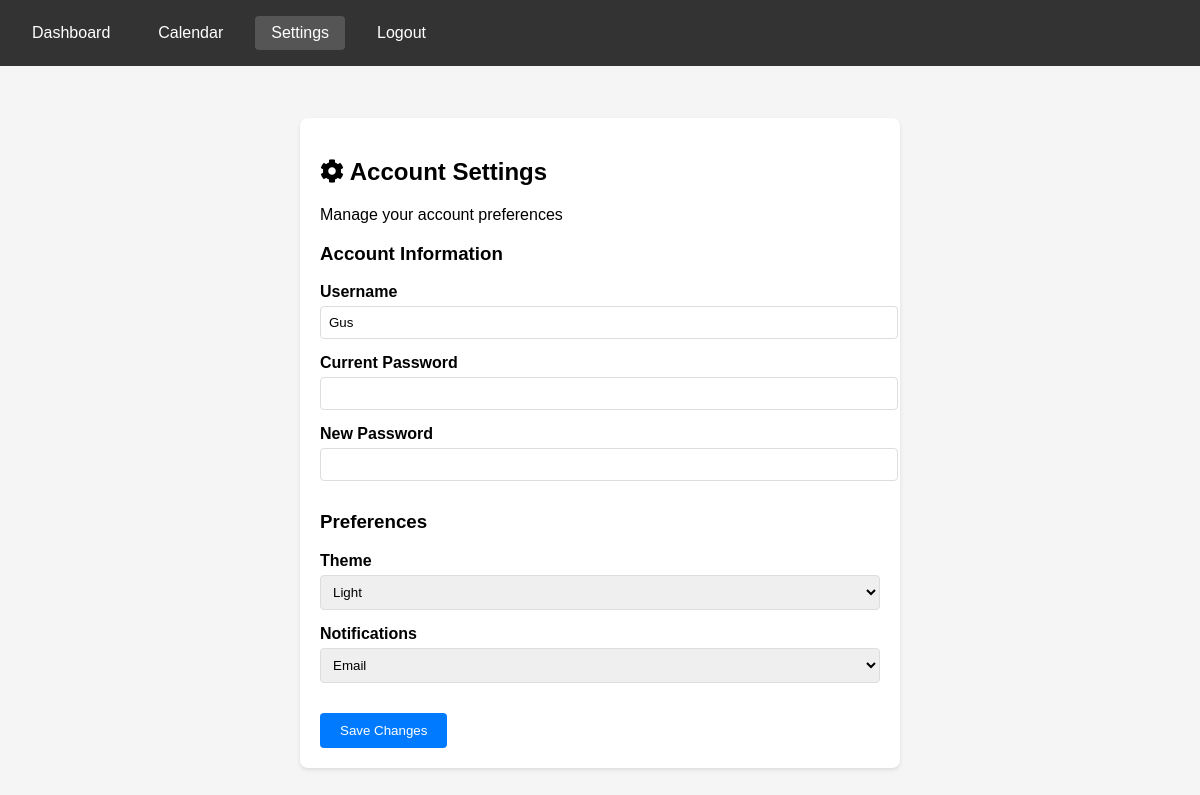
The page /settings (signed in) on the database its author committed.
### tables this page shows
CREATE TABLE users (
                id INTEGER PRIMARY KEY AUTOINCREMENT,
                username TEXT UNIQUE NOT NULL,
                password TEXT NOT NULL
            , theme TEXT DEFAULT 'light', notification_preference TEXT DEFAULT 'email', calendar_color TEXT DEFAULT '#007bff');

### app.py (the view, shortened to what this page needs)
@app.route("/settings", methods=["GET", "POST"])
def settings():
    if 'user_id' not in session:
        flash("Please login first!", "error")
        return redirect(url_for("login"))
    try:
        conn = sqlite3.connect(DB_PATH)
        cursor = conn.cursor()
        cursor.execute("""
            SELECT theme, notification_preference, username
            FROM users
            WHERE id = ?
        """, (session['user_id'],))
        user_settings = cursor.fetchone()
        conn.close()
        if not user_settings:
            flash("Error loading settings", "error")
            return redirect(url_for("dashboard"))
        settings_dict = {
            'theme': user_settings[0],
            'notification_preference': user_settings[1],
            'username': user_settings[2]
        }
        return render_template("settings.html",
                             settings=settings_dict,
                             active_page='settings')
    except sqlite3.Error as e:
        logger.error(f"Database error: {e}")
        flash("Error loading settings", "error")
        return redirect(url_for("dashboard"))

### templates/settings.html (shortened to what this page needs)
{% extends 'base.html' %}
{% block content %}
<div class="settings-wrapper">
    <div class="settings-container">
        <div class="settings-header">
            <h2><i class="fas fa-cog"></i> Account Settings</h2>
            <p class="settings-subtitle">Manage your account preferences</p>
        </div>
        <form method="POST" action="{{ url_for('settings') }}" class="settings-form">
            <div class="settings-section">
                <h3>Account Information</h3>
                <div class="form-group">
                    <label for="new_username">Username</label>
                    <input type="text" id="new_username" name="new_username"
                           value="{{ settings.username }}" class="form-control">
                </div>
                <div class="form-group">
                    <label for="current_password">Current Password</label>
                    <input type="password" id="current_password" name="current_password"
                           class="form-control">
                </div>
                <div class="form-group">
                    <label for="new_password">New Password</label>
                    <input type="password" id="new_password" name="new_password"
                           class="form-control">
                </div>
            </div>
            <div class="settings-section">
                <h3>Preferences</h3>
                <div class="form-group">
                    <label for="theme">Theme</label>
                    <select name="theme" id="theme" class="form-control">
                        <option value="light" {% if settings.theme == 'light' %}selected{% endif %}>Light</option>
                    </select>
                </div>
                <div class="form-group">
                    <label for="notification_preference">Notifications</label>
                    <select name="notification_preference" id="notification_preference" class="form-control">
                        <option value="email" {% if settings.notification_preference == 'email' %}selected{% endif %}>Email</option>
                    </select>
                </div>
            </div>
            <div class="settings-actions">
                <button type="submit" class="btn btn-primary">Save Changes</button>
            </div>
        </form>
    </div>
</div>
{% endblock %}

### templates/settings.html (style rules this page uses)
.settings-wrapper { max-width: 600px; margin: 0 auto; padding: 20px; }
.settings-container { background: white; border-radius: 8px; padding: 20px; box-shadow: 0 2px 4px rgba(0,0,0,0.1); }
.settings-section { margin-bottom: 30px; }
.form-group { margin-bottom: 15px; }
.form-group label { display: block; margin-bottom: 5px; font-weight: bold; }
.form-control { width: 100%; padding: 8px; border: 1px solid #ddd; border-radius: 4px; }
.btn { padding: 10px 20px; border: none; border-radius: 4px; cursor: pointer; }
.btn-primary { background-color: #007bff; color: white; }

### templates/base.html (style rules this page uses)
body { margin: 0; padding: 0; font-family: Arial, sans-serif; background-color: #f5f5f5; }

### rows shown on the page
users: new_username "Gus", theme "Light", notification_preference "Email"
